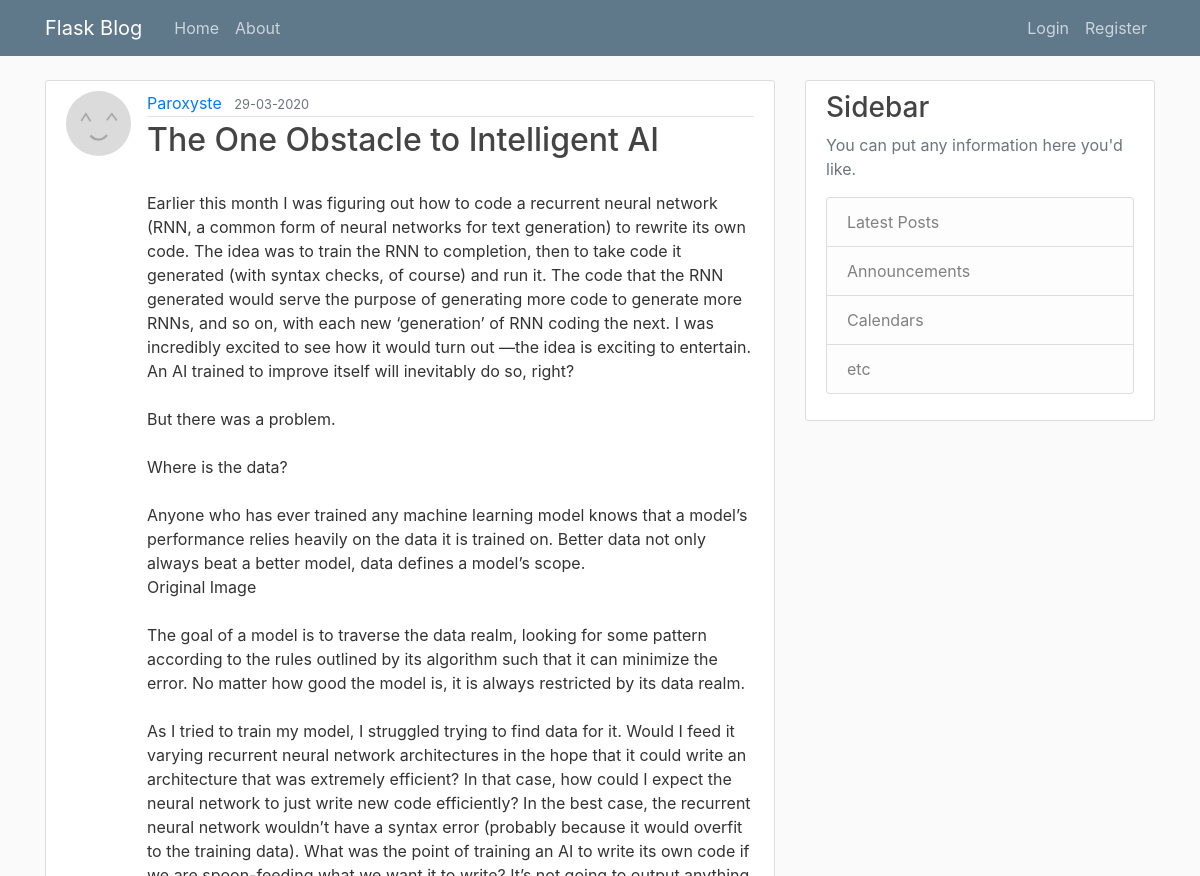
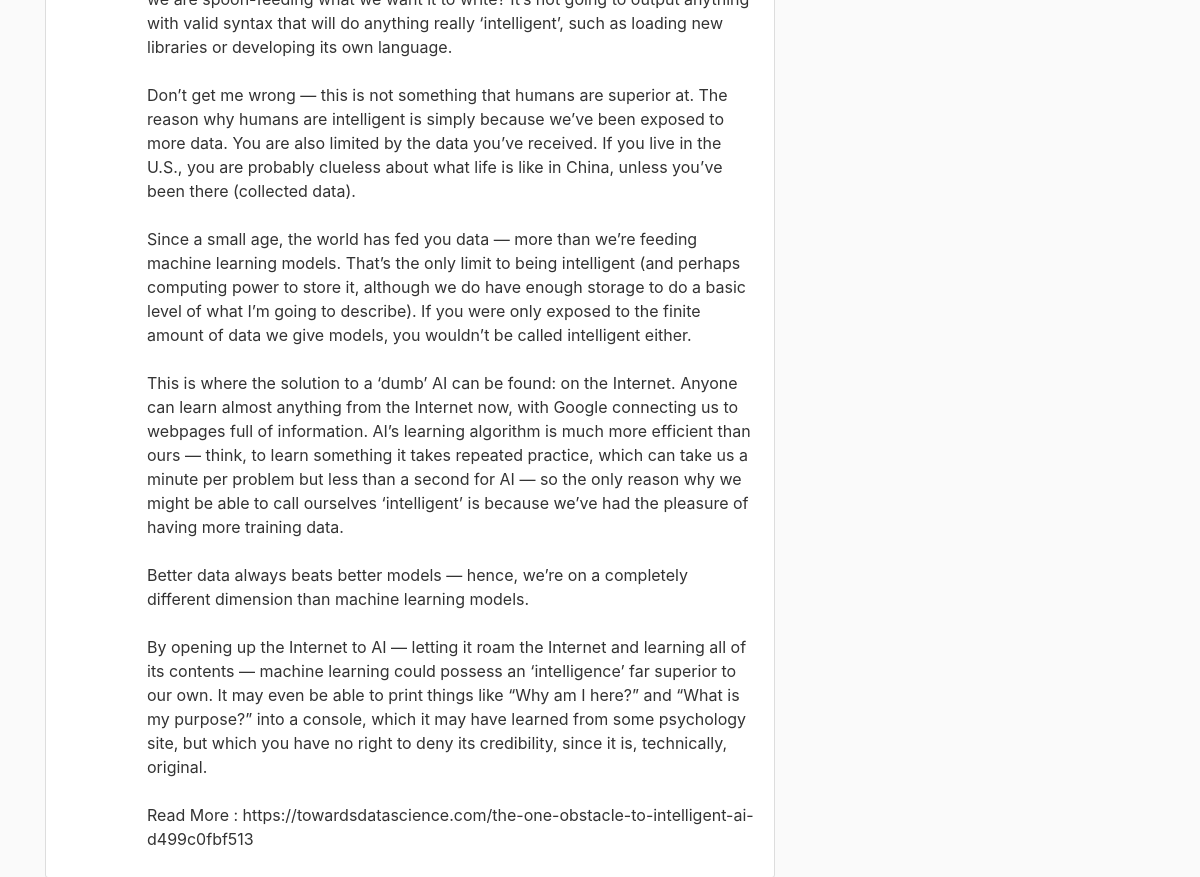
/post/1, run on the app's committed database (2 pictures, top to bottom).
### app/models.py (models this page shows, shortened)
class User(db.Model, UserMixin):
    id = db.Column(db.Integer,
                   primary_key = True)
    username = db.Column(db.String(20),
                         unique = True,
                         nullable = False)
    email = db.Column(db.String(120),
                      unique = True,
                      nullable = False)
    image_file = db.Column(db.String(20),
                           nullable = False,
                           default = 'default.jpg')
    password = db.Column(db.String(60),
                         nullable = False)
    posts = db.relationship('Post',
                            backref = 'author',
                            lazy = True)

class Post(db.Model):
    id = db.Column(db.Integer,
                   primary_key = True)
    title = db.Column(db.String(100),
                      nullable = False)
    date_posted = db.Column(db.DateTime,
                            nullable = False,
                            default = datetime.utcnow)
    content = db.Column(db.Text,
                        nullable = False)
    user_id = db.Column(db.Integer,
                        db.ForeignKey('user.id'), nullable = False)

### app/posts/routes.py (the view)
@posts.route("/post/<int:post_id>")
def post(post_id):
    post = Post.query.get_or_404(post_id)
    return render_template('post.html',
                           title = post.title,
                           post  = post)

### app/templates/post.html (shortened to what this page needs)
{% extends "layout.html" %}
{% block content %}
    <article class="media content-section">
        <img class="rounded-circle article-img"
             src="{{ url_for('static', filename='profile_pics/' + post.author.image_file) }}">
            <div class="media-body">
                <div class="article-metadata">
                    <a class="mr-2"
                       href="{{ url_for('users.user_posts', username = post.author.username) }}">
                        {{ post.author.username }}
                    </a>
                    <small class="text-muted">
                        {{ post.date_posted.strftime('%d-%m-%Y') }}
                    </small>
            </div>
            <h2 class="article-title">
                {{ post.title }}
            </h2>
            <p class="article-content">
                {{ post.content }}
            </p>
        </div>
    </article>
{% endblock content %}

### app/static/style.css (style rules this page uses)
body { background: #fafafa; color: #333333; margin-top: 5rem; }
h1, h2, h3, h4, h5, h6 { color: #444444; }
.content-section { background: #ffffff; padding: 10px 20px; border: 1px solid #dddddd; border-radius: 3px; margin-bottom: 20px; }
.article-title { color: #444444; }
.article-content { white-space: pre-line; }
.article-img { height: 65px; width: 65px; margin-right: 16px; }
.article-metadata { padding-bottom: 1px; margin-bottom: 4px; border-bottom: 1px solid #e3e3e3 }

### data on the page
User: image_file (placeholder picture), author.username "Paroxyste"
Post: date_posted "29-03-2020", title "The One Obstacle to Intelligent AI", content "Earlier this month I was figuring out how to code a recurrent neural network (RNN, a common form of neural networks for text generation) to rewrite its own code. The idea was to train the RNN to completion, then to take code it generated (with syntax checks, of course) and run it. The code that the RNN generated would serve the purpose of generating more code to generate more RNNs, and so on, with each new ‘generation’ of RNN coding the next. I was incredibly excited to see how it would turn out —the idea is exciting to entertain. An AI trained to improve itself will inevitably do so, right? But there was a problem. Where is the data? Anyone who has ever trained any machine learning model…"
